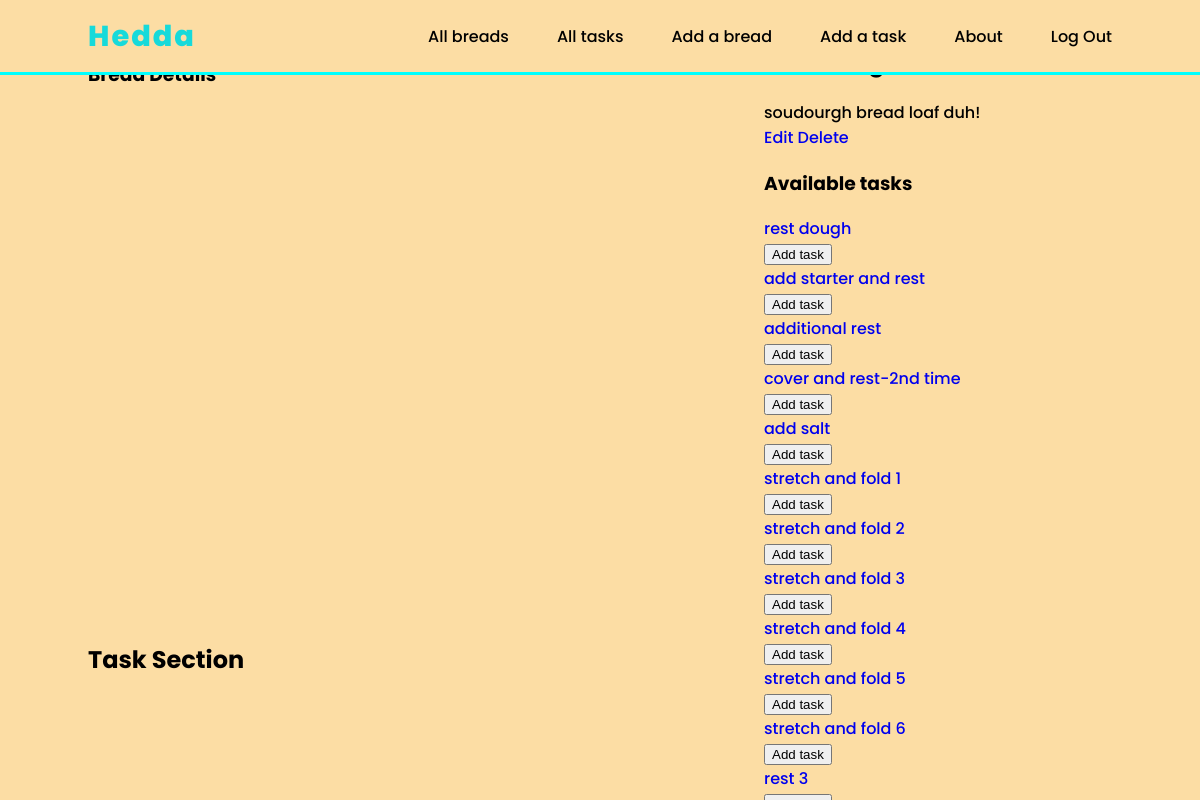
/bread/1/ (signed in), run on the app's committed database.
### main_app/models.py (models this page shows, shortened)
class Bread(models.Model):
  name = models.CharField(max_length=100)
  description = models.TextField(max_length=250)
  tasks = models.ManyToManyField(Task)
  user = models.ForeignKey(User, on_delete=models.CASCADE)

class Task(models.Model):
  name = models.CharField(max_length=100)
  hours = models.CharField(max_length=2)
  minutes = models.CharField(max_length=2)
  user = models.ForeignKey(User, on_delete=models.CASCADE)

### main_app/views.py (the view)
# urls.py: path('bread/<int:bread_id>/', views.breads_detail, name='breads_detail'),
@login_required
def breads_detail(request, bread_id):
  bread = Bread.objects.get(id=bread_id)
  tasks_bread_doesnt_have = Task.objects.exclude(id__in = bread.tasks.all().values_list('id'))
  return render(request, 'breads/detail.html', {
    'bread': bread, 'tasks': tasks_bread_doesnt_have
  })

### main_app/templates/breads/detail.html (shortened to what this page needs)
{% extends 'base.html' %} {% load static %}  {% block content %}
<section class="page-header">
  <h1>Bread Details</h1>
</section>
<section class="card-container">
  <div class="card">
    <div class="card-content">
      <div class="card-img-container">
      </div>
      <h2 class="card-title">{{ bread.name }}</h2>
      <p>{{ bread.description }}</p>
    </div>
     <div>
      <a href="{% url 'breads_update' bread.id %}" class="btn warn">Edit</a>
      <a href="{% url 'breads_delete' bread.id %}" class="btn danger">Delete</a>
    </div>
  </div>
</section>
<h1>Task Section</h1>
<section class="tasks">
    <div class="subsection-content">
    <h3>Available tasks</h3>
      {% if tasks.count %}
        {% for task in tasks.all %}
          <div class="task-container">
            <a href="{% url 'tasks_detail' task.id %}">
              <p>{{ task.name }}</p>
            </a>
            <form action="{% url 'add_task' bread.id task.id %}" method="post">
              <button type="submit" class="btn submit">Add task</button>
            </form>
          </div>
        {% endfor %}
      {% else %}
        <p class="all-tasks">
          You have added all the available tasks!
        </p>
      {% endif %}
    </div>
  </section>
</div>
{% endblock %}

### main_app/templates/base.html (shortened to what this page needs)
{% load static %}
<!DOCTYPE html>
<html lang="en">
  <head>
    <link
      href="https://cdn.jsdelivr.net/npm/boxicons@2.0.5/css/boxicons.min.css"
      rel="stylesheet"
    />
    <link rel="stylesheet" href="{% static 'css/styles.css' %}" />
  </head>
  <body>
    <header class="l-header">
    <nav class='nav bd-grid'>
    <div>
          <a href="{% url 'home' %}" class="nav__logo">Hedda</a>
        </div>
         <div class="nav__menu" id="nav-menu">
      <ul class="nav__list">
        {% if user.is_authenticated %}
        <li class="nav__item"><a href="{% url 'breads_index' %}" class="nav__link">All breads</a></li>
        <li class="nav__item"><a href="{% url 'tasks_index' %}" class="nav__link">All tasks</a></li>
        <li class="nav__item"><a href="{% url 'breads_create' %}" class="nav__link">Add a bread</a></li>
        <li class="nav__item"><a href="{% url 'tasks_create' %}" class="nav__link">Add a task</a></li>
        <li class="nav__item"><a href="{% url 'about' %}" class="nav__link">About</a></li>
        <li class="nav__item"><a href="{% url 'logout' %}" class="nav__link">Log Out</a></li>
        {% else %}
        <li class="nav__item"><a href="{% url 'about' %}" class="nav__link">About</a></li>
        <li class="nav__item"><a href="{% url 'home' %}" class="nav__link">Log In</a></li>
        <li class="nav__item"><a href="{% url 'signup' %}" class="nav__link">SignUp</a></li>
        {% endif %}
      </ul>
    </nav>
    </header>
    <main class="l-main">
      <section class="home" id="home">
        <div class="home__container bd-grid">
    {% block content %} {% endblock %}</main>
  </body>
</html>

### main_app/static/css/styles.css (style rules this page uses)
:root { --header-height: 3rem; --first-color: #fcdda4; --first-color-dark: #c28b38; --first-color-darken: #a56b1f; --white-color: #da8d00; --body-font: "Poppins", sans-serif; --big-font-size: 2.5rem; --normal-font-size: 0.938rem; --z-fixed: 100; }
@media screen and (min-width: 768px) { :root { --big-font-size: 5rem; --normal-font-size: 1rem; } }
body { margin: var(--header-height) 0 0 0; padding: 0; font-family: var(--body-font); font-size: var(--normal-font-size); font-weight: 500; }
h1, p, ul { margin: 0; }
ul { padding: 0; list-style: none; }
a { text-decoration: none; }
.bd-grid { max-width: 1024px; display: grid; grid-template-columns: 100%; column-gap: 2rem; width: calc(100% - 2rem); margin-left: 1rem; margin-right: 1rem; }
.l-header { width: 100%; position: fixed; top: 0; left: 0; z-index: var(--z-fixed); background-color: var(--first-color); border-bottom: solid cyan 3px; }
.nav { height: var(--header-height); display: flex; justify-content: space-between; align-items: center; }
.nav__item { margin-bottom: 2rem; }
.nav__logo { font-size: 1.8rem; font-weight: 800; letter-spacing: 2px; color: rgb(23, 218, 218); }
.nav__close, .nav__link, .nav__toggle { color: black; }
.home { background-color: var(--first-color); overflow: hidden; }
.home__container { height: calc(100vh - var(--header-height)); grid-template-rows: repeat(2, max-content); row-gap: 1.5rem; }
@media screen and (min-width: 768px) { body { margin: 0; } }
@media screen and (min-width: 768px) { .nav { height: calc(var(--header-height) + 1.5rem); } }
@media screen and (min-width: 768px) { .nav__list { display: flex; } }
@media screen and (min-width: 768px) { .nav__item { margin-left: 3rem; margin-bottom: 0; } }
@media screen and (min-width: 768px) { .home__container { height: 100vh; grid-template-columns: repeat(2, max-content); grid-template-rows: 1fr; row-gap: 0; align-items: center; justify-content: center; } }
@media screen and (min-width: 1024px) { .bd-grid { margin-left: auto; margin-right: auto; } }
@media screen and (min-width: 1024px) { .home__container { justify-content: initial; column-gap: 4.5rem; } }

### data on the page
Bread: description "soudourgh bread loaf duh!"
Task: name "rest dough"
Task: name "add starter and rest"
Task: name "additional rest"
Task: name "cover and rest-2nd time"
Task: name "add salt"
Task: name "stretch and fold 1"
Task: name "stretch and fold 2"
Task: name "stretch and fold 3"
Task: name "stretch and fold 4"
Task: name "stretch and fold 5"
Task: name "stretch and fold 6"
Task: name "rest 3"
